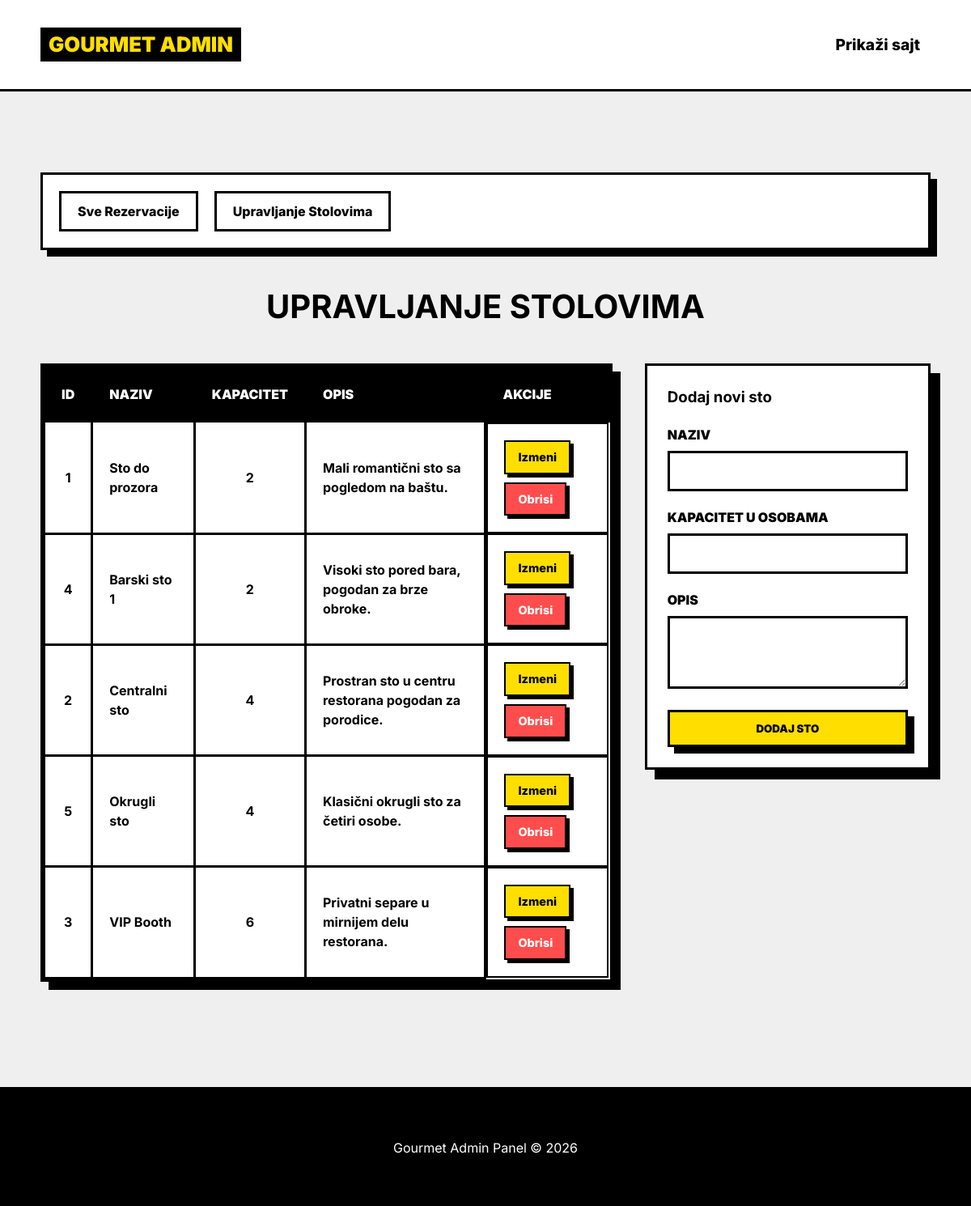
Page /admin/stolovi.php on the committed database.
### tables this page shows
CREATE TABLE `stolovi` (
  `id` int(11) NOT NULL AUTO_INCREMENT,
  `naziv` varchar(100) NOT NULL,
  `kapacitet` int(11) NOT NULL,
  `opis` text,
  PRIMARY KEY (`id`)
);

### functions.php (called while the page is built, shortened)
<?php
require_once 'db.php';
function get_all_stolovi()
{
    global $pdo;
    $stmt = $pdo->query("SELECT * FROM stolovi ORDER BY kapacitet ASC");
    return $stmt->fetchAll();
}
?>

### admin/stolovi.php (the view, shortened to what this page needs)
<?php
require_once '../functions.php';
$stolovi = get_all_stolovi();
?>
<?php include 'header.php'; ?>
<h2>Upravljanje Stolovima</h2>
<div class="d-flex-responsive gap-40">
    <div class="flex-2">
        <div class="table-responsive">
            <table>
                <thead>
                    <tr>
                        <th>ID</th>
                        <th>Naziv</th>
                        <th>Kapacitet</th>
                        <th>Opis</th>
                        <th>Akcije</th>
                    </tr>
                </thead>
                <tbody>
                    <?php foreach($stolovi as $s): ?>
                    <tr>
                        <td class="text-center"><?= $s['id'] ?></td>
                        <td><?= htmlspecialchars($s['naziv']) ?></td>
                        <td class="text-center"><?= $s['kapacitet'] ?></td>
                        <td><?= htmlspecialchars($s['opis']) ?></td>
                        <td class="action-links">
                            <a href="stolovi_edit.php?id=<?= $s['id'] ?>" class="action-edit">Izmeni</a>
                            <a href="?action=delete&id=<?= $s['id'] ?>" class="action-delete" onclick="return confirm('Brisanjem stola brisu se i sve rezervacije za njega! Da li ste sigurni?');">Obrisi</a>
                        </td>
                    </tr>
                    <?php endforeach; ?>
                </tbody>
            </table>
        </div>
    </div>
    <div class="flex-1">
        <div class="form-container" style="padding: 25px;">
            <h3>Dodaj novi sto</h3>
            <form action="stolovi.php" method="POST" style="margin-top: 20px;">
                <div class="form-group">
                    <label>Naziv</label>
                    <input type="text" name="naziv" required>
                </div>
                <div class="form-group">
                    <label>Kapacitet u osobama</label>
                    <input type="number" name="kapacitet" min="1" required>
                </div>
                <div class="form-group">
                    <label>Opis</label>
                    <textarea name="opis" rows="3"></textarea>
                </div>
                <button type="submit" class="btn-primary" style="width: 100%;">Dodaj sto</button>
            </form>
        </div>
    </div>
</div>
<?php include 'footer.php'; ?>

### assets/css/brutalist.css (style rules this page uses)
:root { --bg-color: #efefef; --surface-color: #FFFFFF; --accent-color: #ffde00; --accent-hover: #5d2df5; --text-primary: #000000; --text-secondary: #333333; --border-color: #000000; --error-color: #ff4d4d; --success-color: #2ecc71; --brutalist-shadow: 8px 8px 0px 0px #000; --brutalist-shadow-hover: 4px 4px 0px 0px #000; --border-width: 3px; --transition-main: all 0.2s cubic-bezier(0.175, 0.885, 0.32, 1.275); }
* { margin: 0; padding: 0; box-sizing: border-box; }
body { font-family: 'Inter', 'Segoe UI', Tahoma, Geneva, Verdana, sans-serif; background-color: var(--bg-color); color: var(--text-primary); line-height: 1.5; display: flex; flex-direction: column; min-height: 100vh; }
a { color: var(--text-primary); text-decoration: none; font-weight: 800; transition: var(--transition-main); }
.btn-primary, .btn-secondary { font-family: inherit; font-weight: 900; text-transform: uppercase; padding: 12px 24px; border: var(--border-width) solid #000; cursor: pointer; text-decoration: none; display: inline-block; transition: var(--transition-main); }
.btn-primary { background-color: var(--accent-color); color: #000; box-shadow: var(--brutalist-shadow); }
h2 { font-size: 2.5rem; margin-bottom: 40px; text-transform: uppercase; text-align: center; }
.form-container { max-width: 600px; margin: 0 auto; background-color: #fff; padding: 40px; border: var(--border-width) solid #000; box-shadow: 12px 12px 0px 0px #000; transition: var(--transition-main); }
input, select, textarea { width: 100%; padding: 12px; border: var(--border-width) solid #000; background-color: #fff; font-family: inherit; font-weight: 700; font-size: 1rem; outline: none; transition: var(--transition-main); }
label { font-weight: 900; text-transform: uppercase; margin-bottom: 8px; display: block; }
.table-responsive { width: 100%; overflow-x: auto; -webkit-overflow-scrolling: touch; margin-bottom: 30px; border: var(--border-width) solid #000; box-shadow: 10px 10px 0px 0px #000; }
table { width: 100%; border-collapse: collapse; background: #fff; margin-bottom: 0; border: none; box-shadow: none; }
.table-responsive table { border: none; box-shadow: none; }
th { background-color: #000; color: #fff; text-transform: uppercase; padding: 20px; text-align: left; font-weight: 900; border: var(--border-width) solid #000; }
td { padding: 20px; border: var(--border-width) solid #000; font-weight: 700; vertical-align: middle; }
.action-links { --border-width: 2px; display: flex; gap: 10px; flex-wrap: wrap; }
.action-links a { padding: 8px 15px; border: 2px solid #000; background: #fff; font-size: 0.9rem; box-shadow: 4px 4px 0px 0px #000; }
.action-links .action-edit { background-color: var(--accent-color); }
.action-links .action-delete { background-color: var(--error-color); color: #fff; }
.text-center { text-align: center; }
.d-flex-responsive { display: flex; }
.gap-40 { gap: 40px; }
.flex-1 { flex: 1; }
.flex-2 { flex: 2; }
.form-group { margin-bottom: 20px; }

### rows in the picture
stolovi: id "1", naziv "Sto do prozora", kapacitet "2", opis "Mali romantični sto sa pogledom na baštu."
stolovi: id "4", naziv "Barski sto 1", kapacitet "2", opis "Visoki sto pored bara, pogodan za brze obroke."
stolovi: id "2", naziv "Centralni sto", kapacitet "4", opis "Prostran sto u centru restorana pogodan za porodice."
stolovi: id "5", naziv "Okrugli sto", kapacitet "4", opis "Klasični okrugli sto za četiri osobe."
stolovi: id "3", naziv "VIP Booth", kapacitet "6", opis "Privatni separe u mirnijem delu restorana."
